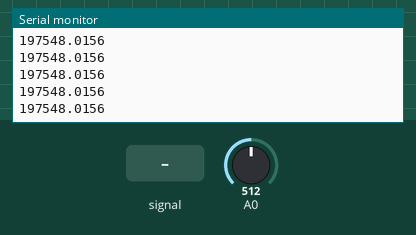
Simulated run of this sketch. Board: Arduino Zero (SAMD21). Shown: the last lines printed to the serial monitor. The test bench sets the inputs (shaded band); at power-on: A0 = 512 (analog values on the 0–1023 scale).

Above: at 1.2 s.
1.3 s: A0 fed a 200 Hz sine of ±81 counts around its level
At 2.3 s:
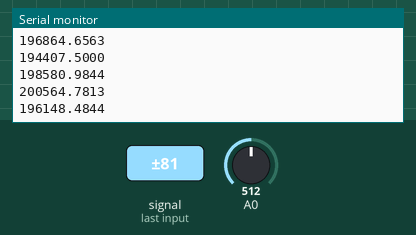
2.8 s: A0 set to 716
At 3.5 s:
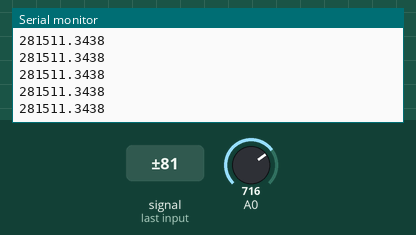
4.3 s: A0 fed a 1000 Hz sine of ±255 counts around its level
5.8 s: A0 set to 900
At 6.9 s:
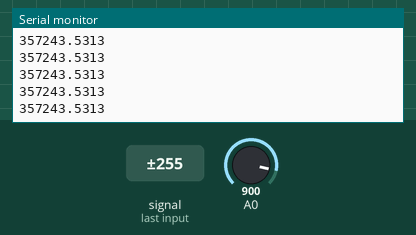
Timing chart, 0 to 8.3 s (numbered marks = the images above; inputs shaded):
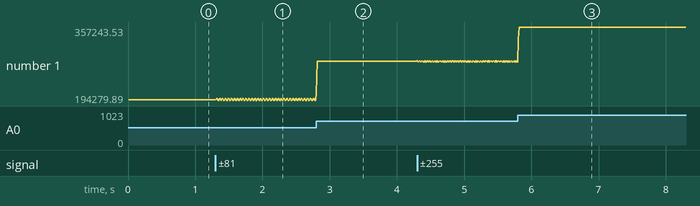

The sketch:

acs712_test03b.ino
```cpp
//CAS712
//使う電流センサのアンペア数
float Ampere = 5;
//現在の電流値(mA)．
float current;
//オフセット値(V)．デフォだと0Vの時センサ値は512(レンジを5Vにすると2.5V)なので ．
float offset = 2.505;
//レンジ調整値．0Vに調整した後，電源等でこの電流計の値が合っているかをチェックして，ズレていれば調整する．
float range = 0.95;
//forを回す回数．大きくすると処理が遅くなるが，電流値は安定する．10000times/secがanalogReadの限界な事に注意．
int times = 100;

void setup() {
  Serial.begin(9600);
  analogReadResolution(14);
}

void loop() {
  current = 0;
  for(int i = 0; i < times; i++){
    //1.5~3.5Vレンジなので2.5Vオフセットすると-1~1V．これを-5~5Vにする為5をかけている．
    current += ((float)(analogRead(A0)) / 1023 * Ampere - offset) / range * 5 * 1000 / (float)(times);
  }
  //Serial.print("Current(mA) = ");
  Serial.println(current,4);
}
```

Measured:
- after the input at 1.3 s, the serial monitor: prints a new line at once (image 1)
- plotted number 1: 197548.02 → 197399.72 after the input at 1.3 s
